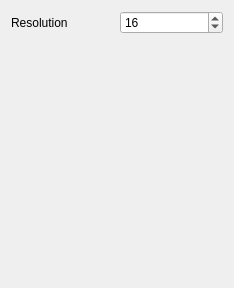
<ui version="4.0" >
 <class>Ellip3dReader</class>
 <widget class="QWidget" name="Ellip3dReader" >
  <property name="geometry" >
   <rect>
    <x>0</x>
    <y>0</y>
    <width>234</width>
    <height>288</height>
   </rect>
  </property>
  <property name="windowTitle" >
   <string>Form</string>
  </property>
  <layout class="QGridLayout" >
   <item row="0" column="0" >
    <widget class="QLabel" name="label" >
     <property name="text" >
      <string>Resolution</string>
     </property>
     <property name="wordWrap" >
      <bool>true</bool>
     </property>
    </widget>
   </item>
   <item row="0" column="1" >
    <widget class="QSpinBox" name="Resolution_1" >
     <property name="minimum" >
      <number>3</number>
     </property>
     <property name="maximum" >
      <number>64</number>
     </property>
     <property name="value" >
      <number>16</number>
     </property>
    </widget>
   </item>
   <item row="1" column="0" colspan="2" >
    <spacer>
     <property name="orientation" >
      <enum>Qt::Vertical</enum>
     </property>
     <property name="sizeHint" >
      <size>
       <width>20</width>
       <height>40</height>
      </size>
     </property>
    </spacer>
   </item>
  </layout>
 </widget>
 <resources/>
 <connections/>
</ui>
